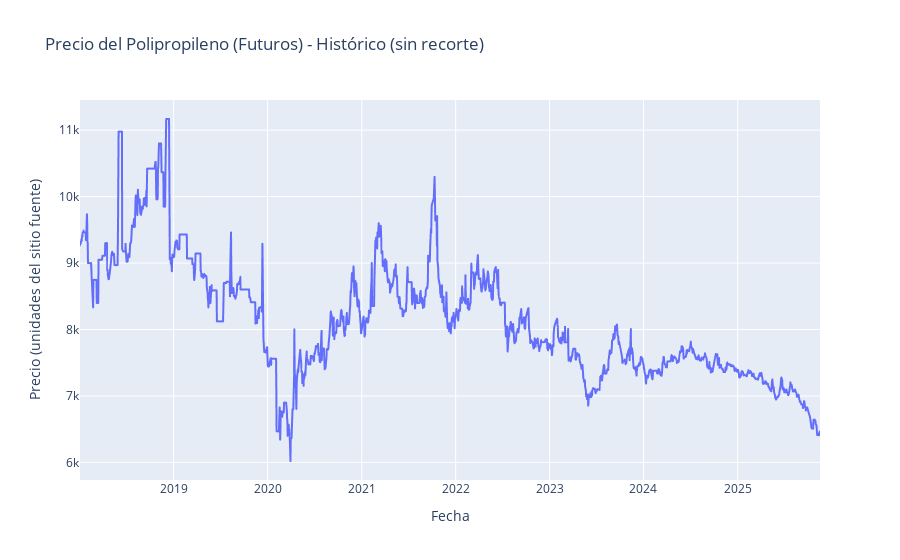

The cell this chart's notebook holds for it:
### Code cell
# Gráfica básica del precio vs tiempo (histórico completo descargado)

fig = px.line(
    df,
    x="Date",
    y="Price",
    title="Precio del Polipropileno (Futuros) - Histórico (sin recorte)"
)
fig.update_xaxes(title="Fecha")
fig.update_yaxes(title="Precio (unidades del sitio fuente)")
fig.show()

### Figure 1 — Plotly figure (JSON) as saved in the notebook; plotly's stock layout.template omitted (floating-point values rounded to 4 significant figures; data arrays with more than 128 entries replaced by an {"elided": "..."} marker saying what was removed)
{"data": [{"hovertemplate": "Date=%{x}<br>Price=%{y}<extra></extra>", "legendgroup": "", "line": {"color": "#636efa", "dash": "solid"}, "marker": {"symbol": "circle"}, "mode": "lines", "name": "", "showlegend": false, "type": "scattergl", "x": {"elided": "1817 str values"}, "xaxis": "x", "y": {"elided": "1817 float values"}, "yaxis": "y"}], "layout": {"legend": {"tracegroupgap": 0}, "title": {"text": "Precio del Polipropileno (Futuros) - Histórico (sin recorte)"}, "xaxis": {"anchor": "y", "domain": [0, 1], "title": {"text": "Fecha"}}, "yaxis": {"anchor": "x", "domain": [0, 1], "title": {"text": "Precio (unidades del sitio fuente)"}}}}
